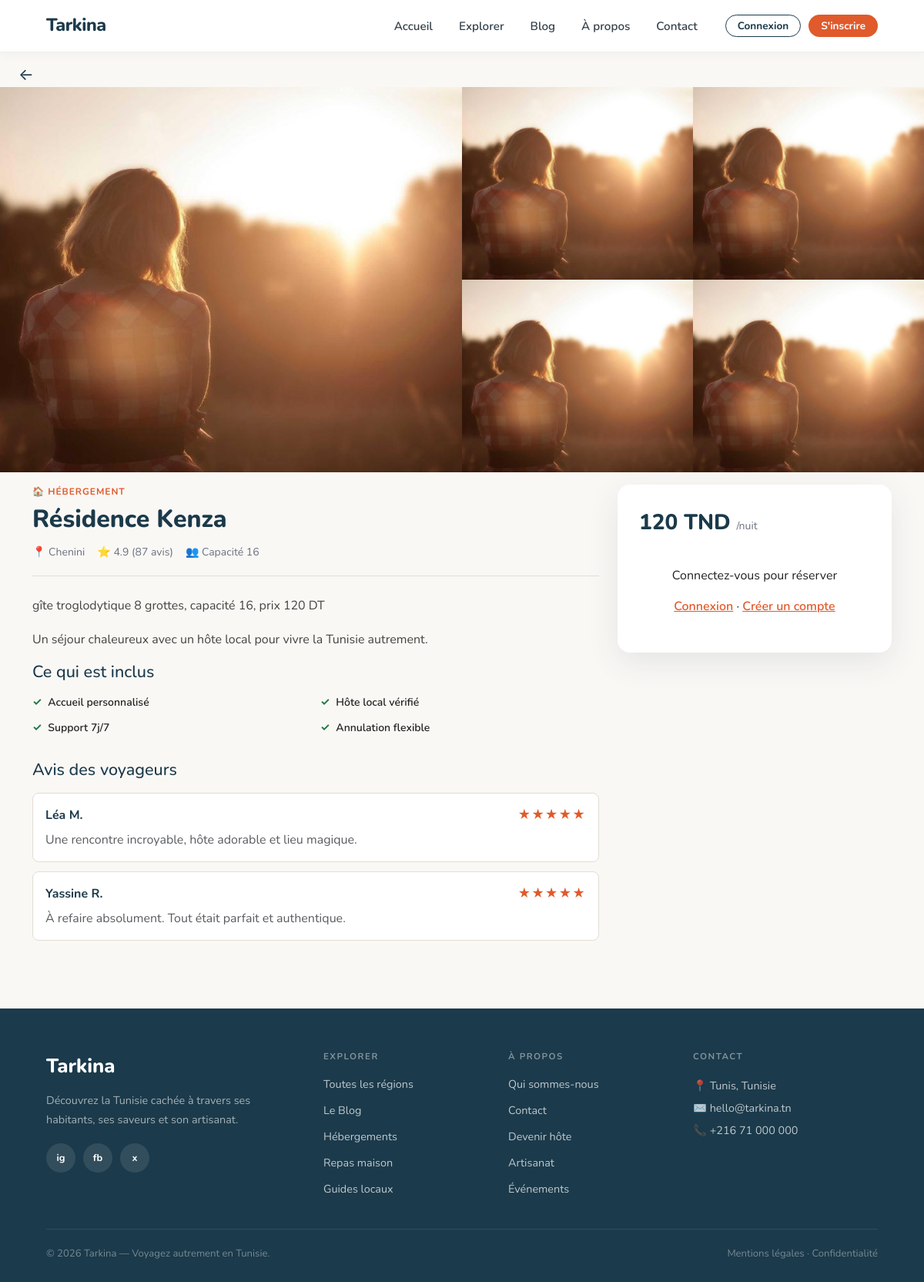
Page /hebergement.php?id=11 on the committed database.
### tables this page shows
CREATE TABLE `hebergement` (
  `id` int(10) UNSIGNED NOT NULL,
  `titre` varchar(255) NOT NULL,
  `localisation` varchar(255) NOT NULL,
  `prix` decimal(10,2) NOT NULL DEFAULT 0.00,
  `description` text DEFAULT NULL,
  `statut` varchar(30) NOT NULL DEFAULT 'brouillon',
  `created_at` timestamp NOT NULL DEFAULT current_timestamp(),
  `updated_at` timestamp NOT NULL DEFAULT current_timestamp() ON UPDATE current_timestamp(),
  `capacite` int(11) NOT NULL DEFAULT 1,
  `date_debut` date DEFAULT NULL,
  `date_fin` date DEFAULT NULL,
  `inclus` text DEFAULT NULL,
  `photo_principale` varchar(500) DEFAULT NULL,
  `photos_sec` text DEFAULT NULL,
  `region_id` int(10) UNSIGNED DEFAULT NULL
);

### includes/service_helpers.php (called while the page is built, shortened)
<?php
function service_fetch_item($conn, $table, $id)
{
    $allowed = ['hebergement', 'repas', 'guide', 'evenement', 'artisanat'];
    $sql = "SELECT t.*, r.id AS region_id, r.nom AS region_nom
            FROM `$table` t
            LEFT JOIN region r ON t.region_id = r.id
            WHERE t.id = ? LIMIT 1";
    $stmt = mysqli_prepare($conn, $sql);
    mysqli_stmt_bind_param($stmt, 'i', $id);
    mysqli_stmt_execute($stmt);
    $result = mysqli_stmt_get_result($stmt);
    $row = mysqli_fetch_assoc($result);
    return $row ?: null;
}
function service_photo_url($path, $fallback = '')
{
    return 'uploads/' . ltrim($path, '/');
}
function service_main_photo($item, $fallback = '')
{
    if (!empty($item['photo_principale'])) {
        return service_photo_url($item['photo_principale'], $fallback);
    }
    return service_photo_url('', $fallback);
}
function service_secondary_photos($item, $count = 4, $fallback = '')
{
    $photos = [];
    $main = service_main_photo($item, $fallback);
    while (count($photos) < $count) {
        $photos[] = $main;
    }
    return array_slice($photos, 0, $count);
}
function service_localisation($item)
{
    if (!empty($item['localisation'])) {
        return $item['localisation'];
    }
    return 'Tunisie';
}
function service_default_inclus()
{
    return [
        'Accueil personnalisé',
        'Hôte local vérifié',
        'Support 7j/7',
        'Annulation flexible',
    ];
}
function service_placeholder_reviews()
{
    return [
        ['name' => 'Léa M.', 'text' => 'Une rencontre incroyable, hôte adorable et lieu magique.'],
        ['name' => 'Yassine R.', 'text' => 'À refaire absolument. Tout était parfait et authentique.'],
    ];
}

### hebergement.php (the view, shortened to what this page needs)
<?php
require_once __DIR__ . '/db.php';
require_once __DIR__ . '/includes/service_helpers.php';
mysqli_set_charset($conn, 'utf8mb4');
$id = isset($_GET['id']) ? (int) $_GET['id'] : 0;
$item = service_fetch_item($conn, 'hebergement', $id);
$mainPhoto = service_main_photo($item, 'https://images.unsplash.com/photo-1566073771259-6a8506099945?w=1200&q=80');
$sidePhotos = service_secondary_photos($item, 4, $mainPhoto);
$prix = (float) ($item['prix'] ?? 0);
$capacite = max(1, (int) ($item['capacite'] ?? 2));
$note = '4.9';
$nbAvis = 87;
$inclus = service_default_inclus();
$reviews = service_placeholder_reviews();
$desc = trim((string) ($item['description'] ?? ''));
$descParts = $desc !== '' ? preg_split("/\n\s*\n/", $desc) : [];
if (count($descParts) < 2) {
    $descParts = [
        $desc !== '' ? $desc : 'Découvrez un hébergement authentique au cœur de la région.',
        'Un séjour chaleureux avec un hôte local pour vivre la Tunisie autrement.',
    ];
}
?>
<!DOCTYPE html>
<html lang="fr">
<head>
  <link rel="stylesheet" href="https://cdn.jsdelivr.net/npm/bootstrap@5.3.0/dist/css/bootstrap.min.css">
  <link rel="stylesheet" href="https://cdn.jsdelivr.net/npm/flatpickr/dist/flatpickr.min.css">
  <link rel="stylesheet" href="assets/css/service-page.css">
</head>
<body class="service-page">
<?php include __DIR__ . '/navbar.php'; ?>
<button onclick="history.back()"
  style="background:none;border:none;cursor:pointer;font-size:1.3rem;
  color:#1B3A4B;padding:14px 0 0 24px;display:flex;align-items:center;gap:6px;"
  onmouseover="this.style.color='#E05A2B'"
  onmouseout="this.style.color='#1B3A4B'">
  &#8592;
</button>
<div class="service-gallery-full">
  <div class="service-gallery-main"><img src="<?= htmlspecialchars($mainPhoto) ?>" alt="<?= htmlspecialchars($item['titre']) ?>"></div>
  <div class="service-gallery-side">
    <?php foreach ($sidePhotos as $ph): ?>
      <img src="<?= htmlspecialchars($ph) ?>" alt="">
    <?php endforeach; ?>
  </div>
</div>
<div class="container py-3">
  <div class="row g-4">
    <div class="col-lg-8">
      <div class="service-cat">🏠 HÉBERGEMENT</div>
      <h1 class="service-title"><?= htmlspecialchars($item['titre']) ?></h1>
      <div class="service-meta">
        <span>📍 <?= htmlspecialchars(service_localisation($item)) ?></span>
        <span>⭐ <?= $note ?> (<?= $nbAvis ?> avis)</span>
        <span>👥 Capacité <?= $capacite ?></span>
      </div>
      <?php foreach (array_slice($descParts, 0, 2) as $para): ?>
        <p class="service-desc"><?= nl2br(htmlspecialchars($para)) ?></p>
      <?php endforeach; ?>
      <div class="service-section">
        <h3>Ce qui est inclus</h3>
        <div class="inclus-grid">
          <?php foreach ($inclus as $inc): ?>
            <div class="inclus-item"><span class="check">✓</span> <?= htmlspecialchars($inc) ?></div>
          <?php endforeach; ?>
        </div>
      </div>
      <div class="service-section">
        <h3>Avis des voyageurs</h3>
        <?php foreach ($reviews as $rev): ?>
          <div class="review-card">
            <div class="review-head">
              <span class="review-name"><?= htmlspecialchars($rev['name']) ?></span>
              <span class="review-stars">★★★★★</span>
            </div>
            <p class="mb-0 text-muted"><?= htmlspecialchars($rev['text']) ?></p>
          </div>
        <?php endforeach; ?>
      </div>
    </div>
    <div class="col-lg-4">
      <div class="booking-card">
        <div class="booking-price"><?= number_format($prix, 0, '.', ' ') ?> TND <small>/nuit</small></div>
        <?php if (empty($_SESSION['user_id'])): ?>
          <div class="login-prompt">
            <p>Connectez-vous pour réserver</p>
            <a href="login.php">Connexion</a> · <a href="register.php">Créer un compte</a>
          </div>
        <?php endif; ?>
      </div>
    </div>
  </div>
</div>
<?php include __DIR__ . '/footer.php'; ?>
</body>
</html>

### assets/css/service-page.css (style rules this page uses)
:root { --primary: #E05A2B; --navy: #1B3A4B; --light-bg: #FAF8F5; --border: #E2DDD6; --muted: #6B7280; }
body.service-page { font-family: 'Lato', sans-serif; background: var(--light-bg); color: #222; }
.service-gallery-full { display: flex; height: 500px; overflow: hidden; background: #ddd; }
.service-gallery-main { flex: 1 1 50%; min-width: 0; }
.service-gallery-main img, .service-gallery-side img { width: 100%; height: 100%; object-fit: cover; display: block; }
.service-gallery-side { flex: 1 1 50%; display: grid; grid-template-columns: 1fr 1fr; grid-template-rows: 1fr 1fr; min-width: 0; }
.service-cat { font-size: 12px; font-weight: 700; letter-spacing: 0.08em; text-transform: uppercase; color: var(--primary); margin-bottom: 8px; }
.service-title { font-family: 'Playfair Display', serif; font-size: 2rem; font-weight: 800; color: var(--navy); margin-bottom: 12px; }
.service-meta { display: flex; flex-wrap: wrap; gap: 16px; color: var(--muted); font-size: 14px; margin-bottom: 24px; padding-bottom: 20px; border-bottom: 1px solid var(--border); }
.service-desc { color: #444; line-height: 1.75; margin-bottom: 16px; white-space: pre-wrap; }
.service-section h3 { font-family: 'Playfair Display', serif; font-size: 1.35rem; color: var(--navy); margin-bottom: 16px; }
.inclus-grid { display: grid; grid-template-columns: 1fr 1fr; gap: 12px; margin-bottom: 32px; }
.inclus-item { display: flex; align-items: center; gap: 8px; font-size: 14px; font-weight: 600; }
.inclus-item .check { color: #1f7a43; font-weight: 700; }
.review-card { background: #fff; border: 1px solid var(--border); border-radius: 8px; padding: 16px; margin-bottom: 12px; }
.review-head { display: flex; justify-content: space-between; align-items: center; margin-bottom: 8px; }
.review-name { font-weight: 700; color: var(--navy); }
.review-stars { color: var(--primary); letter-spacing: 1px; }
.booking-card { background: #fff; border-radius: 16px; box-shadow: 0 12px 40px rgba(27, 58, 75, 0.1); padding: 28px; position: sticky; top: 90px; }
.booking-price { font-size: 1.75rem; font-weight: 800; color: var(--navy); margin-bottom: 16px; }
.booking-price small { font-size: 14px; font-weight: 400; color: var(--muted); }
.login-prompt { text-align: center; padding: 20px 0; }
.login-prompt a { color: var(--primary); font-weight: 600; }

### assets/css/typography.css (style rules this page uses)
body, h1, h2, h3, h4, h5, h6, p, a, span, li, ul, ol, label, button, input, select, textarea, small, strong, b, em, td, th, blockquote, figcaption, div, section, article, aside, header, footer, nav { font-family: 'Nunito', 'Segoe UI', system-ui, -apple-system, sans-serif !important; }

### rows in the picture
hebergement: photo_principale (picture), titre "Résidence Kenza", localisation "Chenini", capacite "16", description "gîte troglodytique 8 grottes, capacité 16, prix 120 DT", description "Un séjour chaleureux avec un hôte local pour vivre la Tunisie autrement.", prix "120"

### other values in the picture
$note "4.9"
$nbAvis "87"
$inc "Accueil personnalisé"
$inc "Hôte local vérifié"
$inc "Support 7j/7"
$inc "Annulation flexible"
$rev['name'] "Léa M."
$rev['text'] "Une rencontre incroyable, hôte adorable et lieu magique."
$rev['name'] "Yassine R."
$rev['text'] "À refaire absolument. Tout était parfait et authentique."
